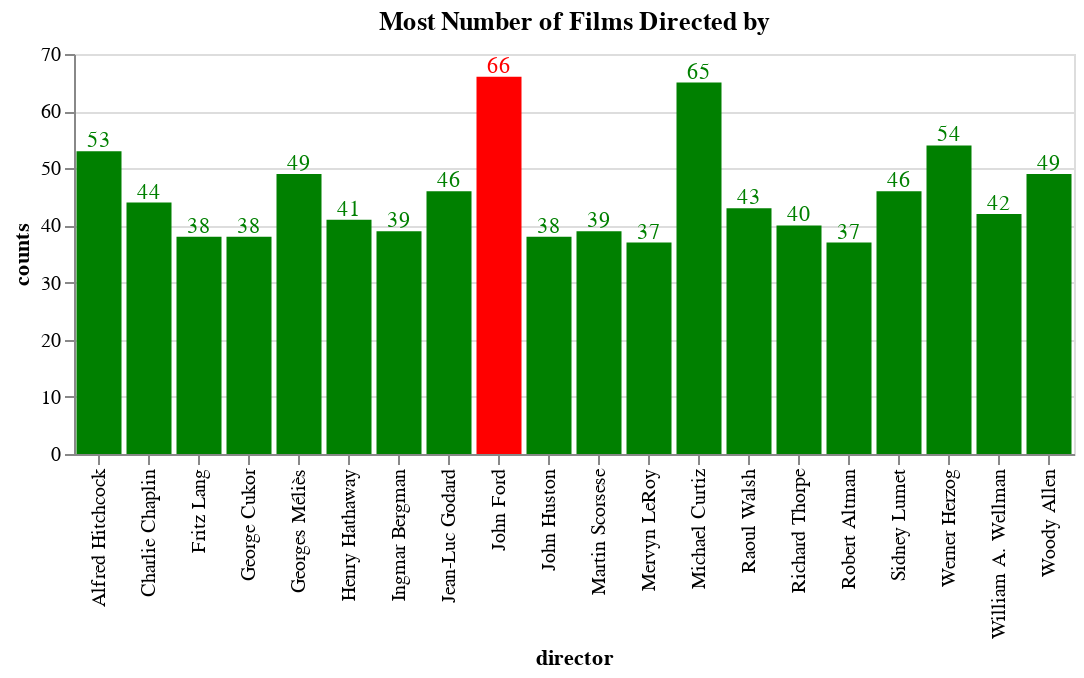

Notebook code cell kept with this figure:
### Markdown cell above
### Who directed maximum number of movies?.

### Code cell
# Maximum number of movies directed by.
dir = director.director.value_counts().reset_index()
dir.columns = ['director', 'counts']
# creating an altair bar chart
bars = alt.Chart(dir.head(20)).mark_bar().encode(
    x = 'director:O',
    y = 'counts:Q',
    color = alt.condition(
        datum.counts == np.amax(dir.counts),
        alt.value('red'),
        alt.value('green')
    ),
    tooltip = 'director'
).properties(
    title='Most Number of Films Directed by',
    height=200,
    width=500
)
# adding text info
text = bars.mark_text(
    align='center', # center left right
    baseline='bottom', # top middle
    dx=0  # Nudges text to right so it doesn't appear on top of the bar
).encode(
    text='counts:Q'
)
# layering both bars and text
alt.layer(bars, text)

### Figure 1 — Vega-Lite specification as saved in the notebook (floating-point values rounded to 4 significant figures)
{"config": {"view": {"continuousWidth": 400, "continuousHeight": 300}}, "layer": [{"mark": "bar", "encoding": {"color": {"condition": {"value": "red", "test": "(datum.counts === 66)"}, "value": "green"}, "tooltip": {"type": "nominal", "field": "director"}, "x": {"type": "ordinal", "field": "director"}, "y": {"type": "quantitative", "field": "counts"}}, "height": 200, "title": "Most Number of Films Directed by", "width": 500}, {"mark": {"type": "text", "align": "center", "baseline": "bottom", "dx": 0}, "encoding": {"color": {"condition": {"value": "red", "test": "(datum.counts === 66)"}, "value": "green"}, "text": {"type": "quantitative", "field": "counts"}, "tooltip": {"type": "nominal", "field": "director"}, "x": {"type": "ordinal", "field": "director"}, "y": {"type": "quantitative", "field": "counts"}}, "height": 200, "title": "Most Number of Films Directed by", "width": 500}], "data": {"name": "data-a6c72cd1ec407390b1c8c8303e8a6712"}, "$schema": "https://vega.github.io/schema/vega-lite/v4.8.1.json", "datasets": {"data-a6c72cd1ec407390b1c8c8303e8a6712": [{"director": "John Ford", "counts": 66}, {"director": "Michael Curtiz", "counts": 65}, {"director": "Werner Herzog", "counts": 54}, {"director": "Alfred Hitchcock", "counts": 53}, {"director": "Woody Allen", "counts": 49}, {"director": "Georges Méliès", "counts": 49}, {"director": "Jean-Luc Godard", "counts": 46}, {"director": "Sidney Lumet", "counts": 46}, {"director": "Charlie Chaplin", "counts": 44}, {"director": "Raoul Walsh", "counts": 43}, {"director": "William A. Wellman", "counts": 42}, {"director": "Henry Hathaway", "counts": 41}, {"director": "Richard Thorpe", "counts": 40}, {"director": "Ingmar Bergman", "counts": 39}, {"director": "Martin Scorsese", "counts": 39}, {"director": "George Cukor", "counts": 38}, {"director": "John Huston", "counts": 38}, {"director": "Fritz Lang", "counts": 38}, {"director": "Mervyn LeRoy", "counts": 37}, {"director": "Robert Altman", "counts": 37}]}}
